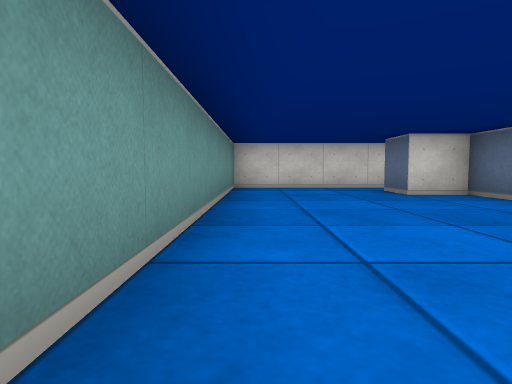
view 1 (above)

12 first-person views from a walk through a cub3D ray-caster map. The camera is about half as high as the walls, tilts 4° down and sees 75° across. The floor is counted in squares. Each view is taken from the middle of a square. On the plan, view 1 faces up. The plan holds only what a view shows up to about 9 squares ahead; the rest is blank.

view 2
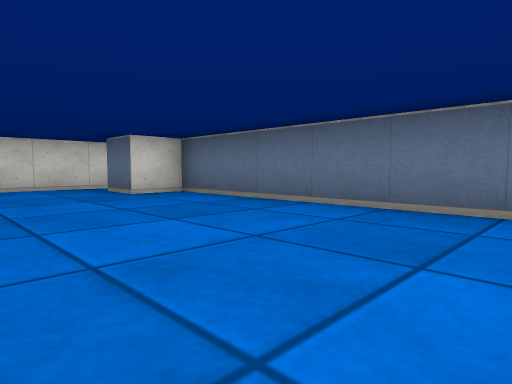

view 3
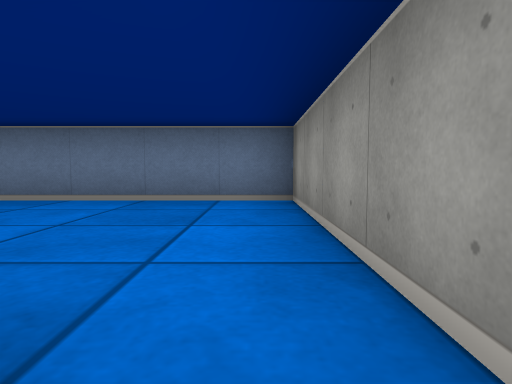

view 4
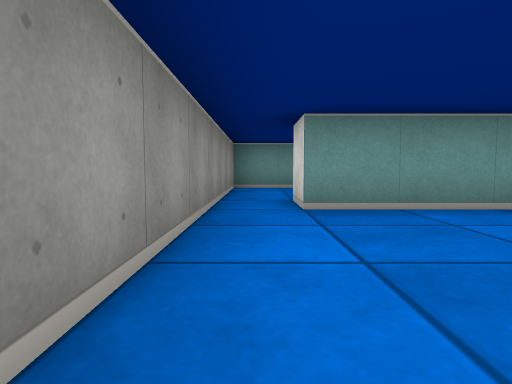

view 5
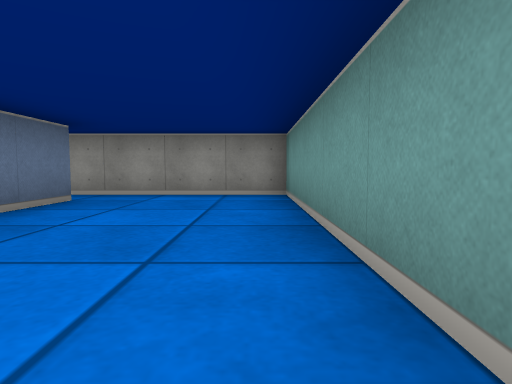

view 6
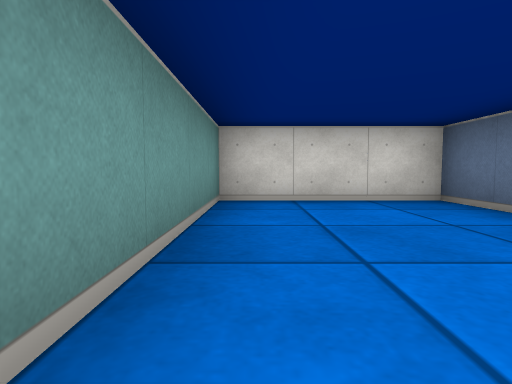

view 7
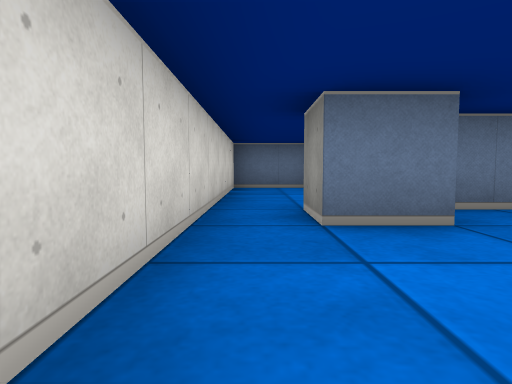

view 8
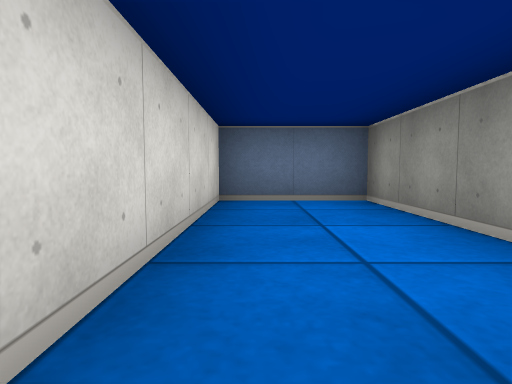

view 9
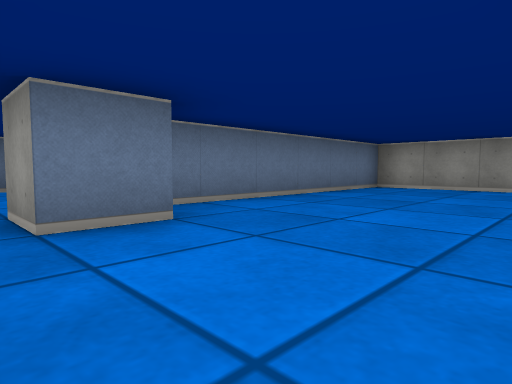

view 10
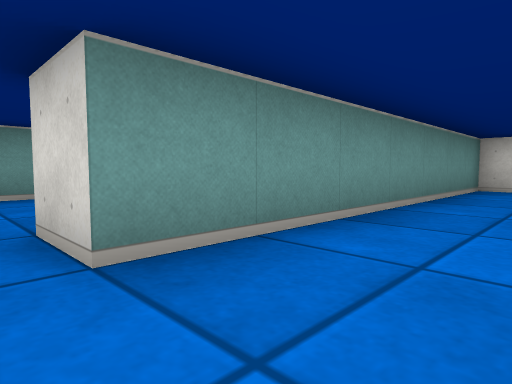

view 11
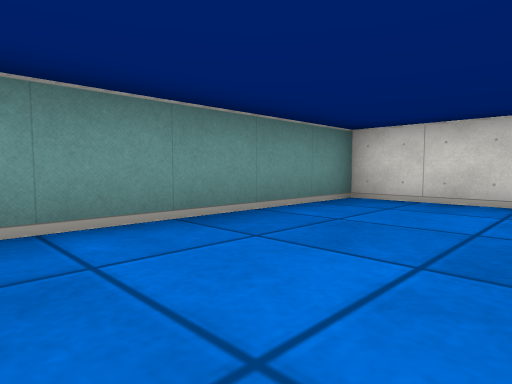

view 12
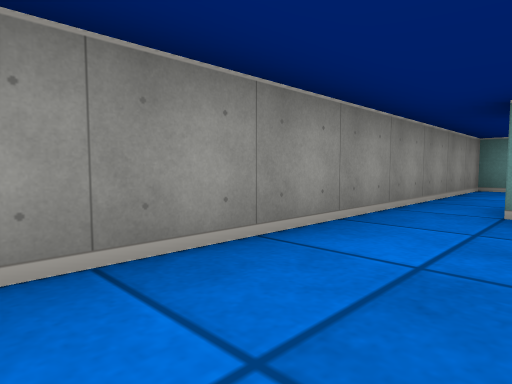

### Floor plan
Points are (right, up) in squares from view 1. A wall is a line through its corners. A room is listed if a view was taken in it or the views show most of it. See-through windows are left out.
Room 1 (views 1, 2, 4, 7, 8, 9, 10, 12)
walls: (-0.5, -0.5) (3.5, -0.5) (3.5, 5.5) (2.5, 5.5) (2.5, 6.5) (3.5, 6.5); (3.5, 7.5) (-0.5, 7.5) (-0.5, 0.5)
ways out: opening at (-1, 0) to room 2; opening at (4, 7) to room 3
Room 2 (views 3, 5, 6, 11)
walls: (-1.5, 4.2) (-1.5, 5.5) (-4.5, 5.5) (-4.5, -0.5) (-0.5, -0.5); (-0.5, 0.5) (-1.5, 0.5) (-1.5, 1.9)
ways out: opening at (-1, 0) to room 1
Room 3 (no view inside)
walls: (4.9, 5.5) (7.5, 5.5) (7.5, 7.5) (3.5, 7.5)
ways out: opening at (4, 7) to room 1

Positions as (right, up) in squares from view 1, and headings:
1: (0, 0), facing up
2: (0, 0), facing up-right
3: (-1, 0), facing right
4: (3, 0), facing left
5: (-4, 5), facing down
6: (-4, 1), facing up
7: (0, 7), facing right
8: (3, 7), facing right
9: (0, 7), facing down-right
10: (1, 0), facing up-left
11: (-2, 1), facing up-left
12: (3, 1), facing down-left
